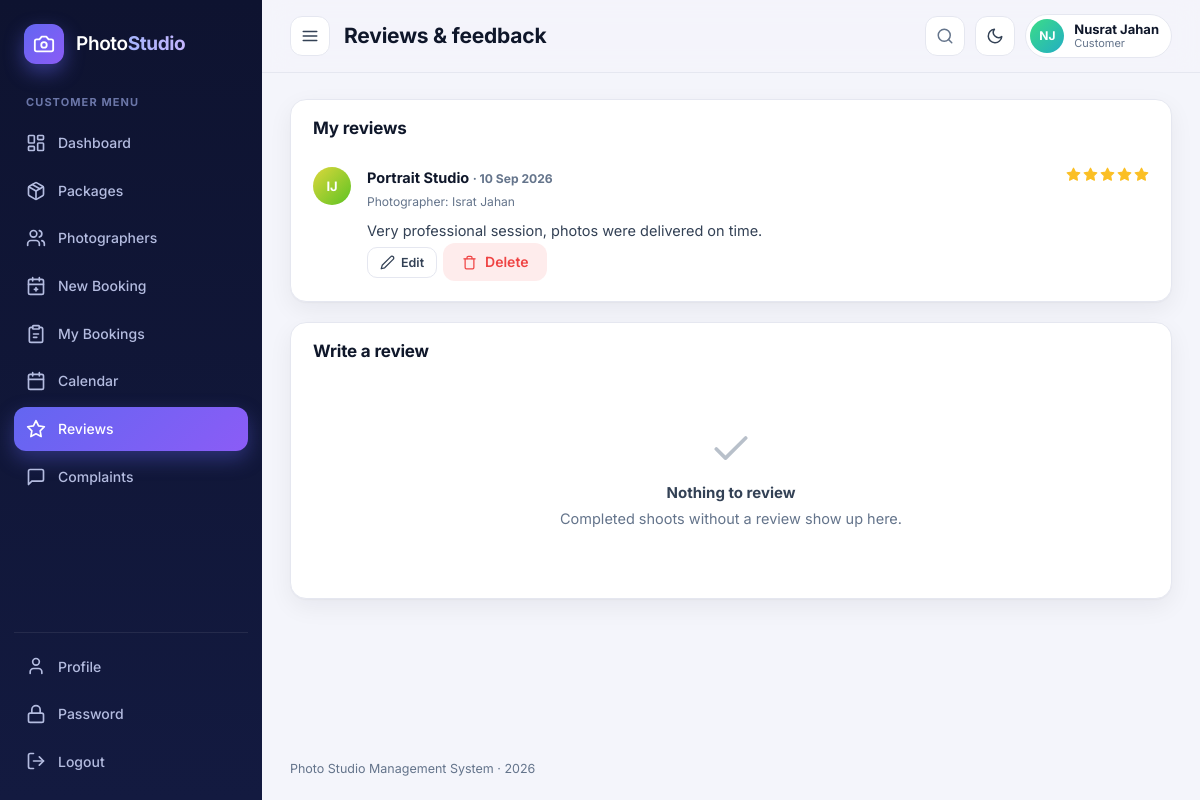
/view/customer/reviews.php (signed in), run on the app's committed database.
### tables this page shows
CREATE TABLE reviews (
	id INT PRIMARY KEY AUTO_INCREMENT,
	booking_id INT NOT NULL,
	customer_id INT NOT NULL,
	rating INT NOT NULL,
	comment TEXT,
	created_at TIMESTAMP DEFAULT CURRENT_TIMESTAMP,
	FOREIGN KEY (booking_id) REFERENCES bookings(id) ON DELETE CASCADE,
	FOREIGN KEY (customer_id) REFERENCES users(id) ON DELETE CASCADE
);

CREATE TABLE users (
	id INT PRIMARY KEY AUTO_INCREMENT,
	name VARCHAR(100) NOT NULL,
	username VARCHAR(50) NOT NULL UNIQUE,
	email VARCHAR(100) NOT NULL UNIQUE,
	password VARCHAR(100) NOT NULL,
	phone VARCHAR(20),
	role VARCHAR(20) NOT NULL,
	specialization VARCHAR(100),
	status VARCHAR(20) DEFAULT 'active',
	profile_pic VARCHAR(255) DEFAULT '',
	created_at TIMESTAMP DEFAULT CURRENT_TIMESTAMP
);

CREATE TABLE packages (
	id INT PRIMARY KEY AUTO_INCREMENT,
	category_id INT NOT NULL,
	name VARCHAR(100) NOT NULL,
	price DECIMAL(10,2) NOT NULL,
	duration VARCHAR(50),
	inclusions TEXT,
	FOREIGN KEY (category_id) REFERENCES categories(id) ON DELETE CASCADE
);

CREATE TABLE bookings (
	id INT PRIMARY KEY AUTO_INCREMENT,
	customer_id INT NOT NULL,
	package_id INT NOT NULL,
	photographer_id INT DEFAULT NULL,
	booking_date DATE NOT NULL,
	booking_time VARCHAR(20) NOT NULL,
	location VARCHAR(255) NOT NULL,
	note TEXT,
	status VARCHAR(20) DEFAULT 'pending',
	created_at TIMESTAMP DEFAULT CURRENT_TIMESTAMP,
	FOREIGN KEY (customer_id) REFERENCES users(id) ON DELETE CASCADE,
	FOREIGN KEY (package_id) REFERENCES packages(id) ON DELETE CASCADE,
	FOREIGN KEY (photographer_id) REFERENCES users(id) ON DELETE SET NULL
);

### model/BaseModel.php (called while the page is built, shortened)
<?php
class BaseModel {
	public function establishConnection() {
		$db = new DBConnection();
		return $db->connect();
	}
	protected function run($sql, $types = '', $params = array()) {
		$conn = $this->establishConnection();
		$stmt = $conn->prepare($sql);
		if ($types !== '') {
			$stmt->bind_param($types, ...$params);
		}
		$stmt->execute();
		return $stmt;
	}
	protected function all($sql, $types = '', $params = array()) {
		$stmt = $this->run($sql, $types, $params);
		$result = $stmt->get_result();
		$rows = array();
		while ($row = $result->fetch_assoc()) {
			$rows[] = $row;
		}
		return $rows;
	}
}

### model/Review.php (called while the page is built, shortened)
<?php
require_once __DIR__ . '/BaseModel.php';
class Review extends BaseModel {
	public function getReviewsByCustomer($customerId) {
		return $this->all("SELECT r.*, p.name AS package_name, b.booking_date, u.name AS photographer_name
			FROM reviews r
			JOIN bookings b ON r.booking_id = b.id
			JOIN packages p ON b.package_id = p.id
			LEFT JOIN users u ON b.photographer_id = u.id
			WHERE r.customer_id = ? ORDER BY r.id DESC", 'i', array((int)$customerId));
	}
}

### view/customer/reviews.php (the view, shortened to what this page needs)
<?php
require_once __DIR__ . '/../../includes/helpers.php';
require_once __DIR__ . '/../../model/Review.php';
$customerId = $_SESSION['user_id'];
$review = new Review();
$reviewList = $review->getReviewsByCustomer($customerId);
$reviewable = array();
require_once __DIR__ . '/../../includes/header.php';
?>
<div class="grid grid-main">
	<div class="card">
		<div class="card-head"><h2>My reviews</h2></div>
		<div class="card-body flush mt-1">
			<?php foreach ($reviewList as $r) { ?>
				<div class="rv-card">
					<?php echo avatar($r['photographer_name'] ? $r['photographer_name'] : 'Studio', '', '') ?>
					<div class="grow">
						<div class="flex between flex-wrap gap-1"><b><?php echo e($r['package_name']) ?> <small>&middot; <?php echo e(date_short($r['booking_date'])) ?></small></b><?php echo stars($r['rating']) ?></div>
						<small><?php echo e($r['photographer_name'] ? 'Photographer: ' . $r['photographer_name'] : '') ?></small>
						<p class="rv-text"><?php echo e($r['comment']) ?></p>
						<div class="actions">
							<a class="btn btn-ghost btn-sm" href="edit-review.php?id=<?php echo e($r['id']) ?>"><?php echo icon('edit') ?>Edit</a>
							<form class="inline-form" action="<?php echo e(app_url('controller/review-handler.php')) ?>" method="post" data-confirm="Your review will be removed." data-confirm-title="Delete review?" data-confirm-yes="Delete">
								<button class="btn btn-danger-soft btn-sm" type="submit"><?php echo icon('trash') ?>Delete</button>
							</form>
						</div>
					</div>
				</div>
			<?php } ?>
		</div>
	</div>
	<div class="card">
		<div class="card-head"><h2>Write a review</h2></div>
		<div class="card-body">
			<?php if (count($reviewable) == 0) { echo empty_state('Nothing to review', 'Completed shoots without a review show up here.', 'check'); } ?>
		</div>
	</div>
</div>
<?php require_once __DIR__ . '/../../includes/footer.php'; ?>

### includes/helpers.php (shortened to what this page needs)
<?php
function e($value) {
	return htmlspecialchars((string)$value, ENT_QUOTES, 'UTF-8');
}
function app_url($path = '') {
	static $root = null;
	if ($root === null) {
		$root = '';
		$docRoot = isset($_SERVER['DOCUMENT_ROOT']) ? realpath($_SERVER['DOCUMENT_ROOT']) : false;
		$appRoot = realpath(__DIR__ . '/..');
		if ($docRoot && $appRoot) {
			$docRoot = rtrim(str_replace('\\', '/', $docRoot), '/');
			$appRoot = str_replace('\\', '/', $appRoot);
			if (stripos($appRoot, $docRoot) === 0) {
				$root = substr($appRoot, strlen($docRoot));
			}
		}
	}
	return $root . '/' . ltrim($path, '/');
}
function date_short($d) {
	return date('d M Y', strtotime($d));
}
function initials($name) {
	$parts = preg_split('/\s+/', trim((string)$name));
	$s = '';
	for ($i = 0; $i < count($parts) && $i < 2; $i++) {
		$s .= mb_strtoupper(mb_substr($parts[$i], 0, 1));
	}
	return $s == '' ? '?' : $s;
}
function avatar($name, $pic = '', $size = '') {
	$cls = 'avatar' . ($size ? ' avatar-' . $size : '');
	$hue = (crc32((string)$name) % 360);
	return '<span class="' . $cls . '" style="--h:' . $hue . '">' . e(initials($name)) . '</span>';
}
function stars($rating, $max = 5) {
	$out = '<span class="stars" aria-label="' . e($rating) . ' out of ' . $max . '">';
	for ($i = 1; $i <= $max; $i++) {
		$out .= '<span class="star' . ($i <= round($rating) ? ' on' : '') . '">' . icon('star') . '</span>';
	}
	return $out . '</span>';
}
function icon($name) {
	return '<svg class="ic" viewBox="0 0 24 24" fill="none" stroke="currentColor" stroke-width="2" stroke-linecap="round" stroke-linejoin="round" aria-hidden="true">' . $i[$name] . '</svg>';
}
function empty_state($title, $text = '', $iconName = 'info') {
	return '<div class="empty">' . icon($iconName) . '<b>' . e($title) . '</b>' . e($text) . '</div>';
}

### css/style.css (style rules this page uses)
:root { --bg: #f4f5fb; --surface: #ffffff; --surface-2: #f8f9fd; --text: #0f172a; --text-2: #334155; --muted: #64748b; --border: #e5e7f0; --primary: #6366f1; --primary-2: #8b5cf6; --primary-ink: #4338ca; --primary-soft: rgba(99, 102, 241, .11); --success: #10b981; --warning: #f59e0b; --danger: #ef4444; --info: #0ea5e9; --radius: 16px; --radius-sm: 10px; --shadow: 0 1px 2px rgba(15, 23, 42, .04), 0 8px 24px rgba(15, 23, 42, .06); --shadow-lg: 0 20px 50px rgba(15, 23, 42, .18); --sidebar-bg: linear-gradient(180deg, #0e1330 0%, #131a40 100%); --sidebar-w: 262px; --sidebar-w-collapsed: 80px; --c-pending: #f59e0b; --c-approved: #3b82f6; --c-assigned: #8b5cf6; --c-completed: #10b981; --c-rejected: #ef4444; --c-cancelled: #94a3b8; --font: "Inter", "Segoe UI", system-ui, -apple-system, "Segoe UI", Roboto, "Helvetica Neue", Arial, "Noto Sans", sans-serif; }
* { box-sizing: border-box; }
html { scroll-behavior: smooth; }
body { margin: 0; font-family: var(--font); font-size: 14.5px; line-height: 1.55; background: var(--bg); color: var(--text); -webkit-font-smoothing: antialiased; }
h1, h2, h3, h4 { margin: 0; line-height: 1.25; letter-spacing: -.01em; }
h2 { font-size: 17px; }
p { margin: 0 0 10px; }
a { color: var(--primary); text-decoration: none; }
small, .muted { color: var(--muted); }
.ic { width: 18px; height: 18px; flex: none; vertical-align: middle; }
.mt-1 { margin-top: 8px; }
.flex { display: flex; }
.flex-wrap { flex-wrap: wrap; }
.between { justify-content: space-between; }
.gap-1 { gap: 8px; }
.grow { flex: 1; }
.brand-mark .ic { width: 22px; height: 22px; }
.nav-link .ic { width: 20px; height: 20px; }
.avatar { --h: 245; width: 38px; height: 38px; border-radius: 50%; flex: none; display: inline-grid; place-items: center; overflow: hidden; font-weight: 700; font-size: 13px; color: #fff; background: linear-gradient(135deg, hsl(var(--h) 70% 55%), hsl(calc(var(--h) + 40) 70% 45%)); }
.avatar-sm { width: 34px; height: 34px; font-size: 12px; }
.card { background: var(--surface); border: 1px solid var(--border); border-radius: var(--radius); box-shadow: var(--shadow); margin-bottom: 20px; min-width: 0; }
.card-head { display: flex; align-items: center; justify-content: space-between; gap: 12px; flex-wrap: wrap; padding: 18px 22px 0; }
.card-body { padding: 18px 22px 22px; }
.card-body.flush { padding: 0; }
.grid { display: grid; gap: 20px; margin-bottom: 20px; }
.grid > .card { margin-bottom: 0; }
.grid-main { grid-template-columns: minmax(0, 1.65fr) minmax(0, 1fr); }
.btn, button.btn, input[type="submit"].btn { display: inline-flex; align-items: center; justify-content: center; gap: 8px; padding: 10px 18px; border-radius: 12px; border: 1px solid transparent; font: 600 14px var(--font); cursor: pointer; text-decoration: none !important; transition: transform .12s, box-shadow .15s, background .15s, border-color .15s; white-space: nowrap; line-height: 1.2; }
.btn-ghost { color: var(--text-2); background: var(--surface); border-color: var(--border); }
.btn-danger-soft { color: var(--danger); background: rgba(239, 68, 68, .1); }
.btn-sm { padding: 7px 12px; font-size: 12.5px; border-radius: 10px; gap: 6px; }
.btn-sm .ic { width: 15px; height: 15px; }
.inline-form { display: inline; margin: 0; }
.actions { display: flex; flex-wrap: wrap; gap: 6px; align-items: center; }
.stars { display: inline-flex; gap: 2px; vertical-align: middle; }
.stars .star { color: var(--border); display: inline-flex; }
.stars .star.on { color: #fbbf24; }
.stars .star .ic { width: 15px; height: 15px; fill: currentColor; }
.empty { text-align: center; padding: 46px 20px; color: var(--muted); }
.empty .ic { width: 44px; height: 44px; opacity: .45; margin-bottom: 10px; }
.empty b { display: block; color: var(--text-2); font-size: 15px; margin-bottom: 4px; }
.rv-card { padding: 20px 22px; border-bottom: 1px solid var(--border); display: flex; gap: 16px; }
.rv-card:last-child { border-bottom: 0; }
.rv-card .grow { min-width: 0; }
.rv-text { color: var(--text-2); margin: 8px 0 0; white-space: pre-line; }
@media (max-width: 1200px) { .grid-main, .cal-layout, .wizard { grid-template-columns: minmax(0, 1fr); } }
html, body.pub { overflow-x: clip; }

### data on the page
reviews: users.name "IJ", packages.name "Portrait Studio", booking.booking_date "10 Sep 2026", users.name "Photographer: Israt Jahan", comment "Very professional session, photos were delivered on time."

### other printed values
$_SESSION['role'] "CUSTOMER"
$item[1] "Dashboard"
$item[1] "Packages"
$item[1] "Photographers"
$item[1] "New Booking"
$item[1] "My Bookings"
$item[1] "Calendar"
$item[1] "Reviews"
$item[1] "Complaints"
$pageTitle "Reviews & feedback"
initials($name) "NJ"
$_SESSION['name'] "Nusrat Jahan"
$_SESSION['role'] "Customer"
$title "Nothing to review"
$text "Completed shoots without a review show up here."
